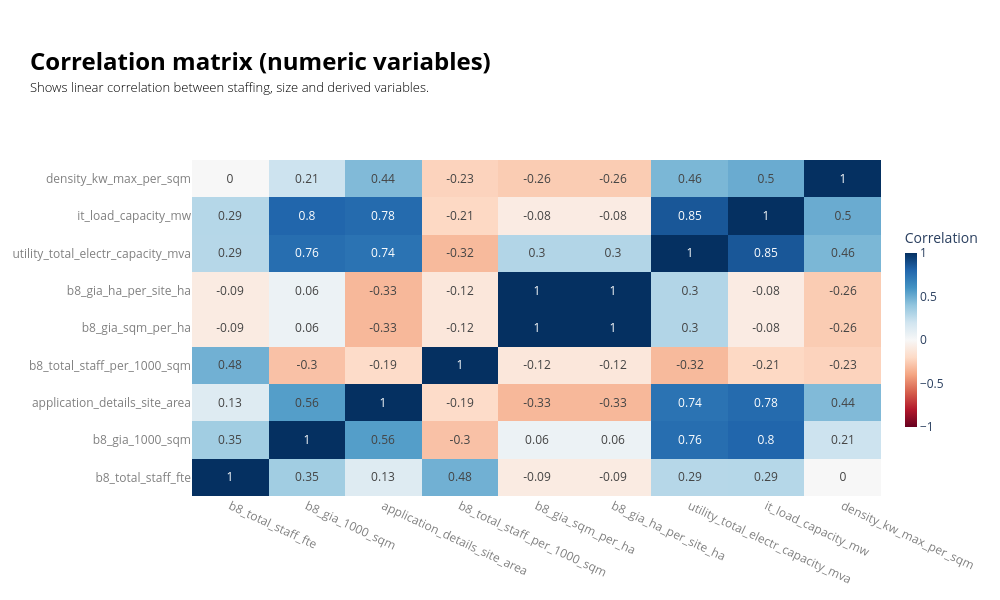

Notebook cell for this chart:
### Code cell
value_cols = ['b8_total_staff_fte', 'b8_gia_1000_sqm', 'application_details_site_area', 'b8_total_staff_per_1000_sqm', 'b8_gia_sqm_per_ha', 'b8_gia_ha_per_site_ha', "utility_total_electr_capacity_mva", "it_load_capacity_mw","density_kw_max_per_sqm"]
#________________________________________________________________________________________________________________________________________________
# Correlation matrix
corr_cols = value_cols

df = data_ldn_exstg[corr_cols].copy()
corr = df.corr(numeric_only=True)

fig = go.Figure(go.Heatmap(z=corr.values,x=corr.columns,y=corr.index,colorscale="RdBu",zmin=-1,zmax=1,
    text=corr.round(2).values,texttemplate="%{text}",hovertemplate="X: %{x}<br>Y: %{y}<br>Correlation: %{z:.2f}<extra></extra>",
    colorbar=dict( title="Correlation",len=0.65, thickness=12,x=1.02,),
))

fig.update_layout(
    width=1000,height=600,template="plotly_white",
    title=dict(
        text=(
            f"<br><span style='font-size:24px; font-weight:bold; color:{notes_colour}; display:block; margin-bottom:2px;'>"
            "Correlation matrix (numeric variables)"
            "</span><br>"
            f"<span style='font-size:13px; font-weight:300; color:{notes_colour}; display:block; margin-bottom:0px;'>"
            "Shows linear correlation between staffing, size and derived variables."
            "</span><br>"
        ),x=0.03,xanchor="left",y=0.92,yanchor="top",
    ),margin=dict(t=160),
)
fig.update_xaxes(tickangle=25, tickfont=dict(color=labels_colour), title_font=dict(color=labels_colour))
fig.update_yaxes(tickfont=dict(color=labels_colour), title_font=dict(color=labels_colour))
fig.show()

### Figure 1 — Plotly figure (JSON) as saved in the notebook; plotly's stock layout.template omitted (floating-point values rounded to 4 significant figures)
{"data": [{"colorbar": {"len": 0.65, "thickness": 12, "title": {"text": "Correlation"}, "x": 1.02}, "colorscale": [[0, "rgb(103,0,31)"], [0.1, "rgb(178,24,43)"], [0.2, "rgb(214,96,77)"], [0.3, "rgb(244,165,130)"], [0.4, "rgb(253,219,199)"], [0.5, "rgb(247,247,247)"], [0.6, "rgb(209,229,240)"], [0.7, "rgb(146,197,222)"], [0.8, "rgb(67,147,195)"], [0.9, "rgb(33,102,172)"], [1, "rgb(5,48,97)"]], "hovertemplate": "X: %{x}<br>Y: %{y}<br>Correlation: %{z:.2f}<extra></extra>", "text": [[1.0, 0.35, 0.13, 0.48, -0.09, -0.09, 0.29, 0.29, 0.0], [0.35, 1.0, 0.56, -0.3, 0.06, 0.06, 0.76, 0.8, 0.21], [0.13, 0.56, 1.0, -0.19, -0.33, -0.33, 0.74, 0.78, 0.44], [0.48, -0.3, -0.19, 1.0, -0.12, -0.12, -0.32, -0.21, -0.23], [-0.09, 0.06, -0.33, -0.12, 1.0, 1.0, 0.3, -0.08, -0.26], [-0.09, 0.06, -0.33, -0.12, 1.0, 1.0, 0.3, -0.08, -0.26], [0.29, 0.76, 0.74, -0.32, 0.3, 0.3, 1.0, 0.85, 0.46], [0.29, 0.8, 0.78, -0.21, -0.08, -0.08, 0.85, 1.0, 0.5], [0.0, 0.21, 0.44, -0.23, -0.26, -0.26, 0.46, 0.5, 1.0]], "texttemplate": "%{text}", "type": "heatmap", "x": ["b8_total_staff_fte", "b8_gia_1000_sqm", "application_details_site_area", "b8_total_staff_per_1000_sqm", "b8_gia_sqm_per_ha", "b8_gia_ha_per_site_ha", "utility_total_electr_capacity_mva", "it_load_capacity_mw", "density_kw_max_per_sqm"], "y": ["b8_total_staff_fte", "b8_gia_1000_sqm", "application_details_site_area", "b8_total_staff_per_1000_sqm", "b8_gia_sqm_per_ha", "b8_gia_ha_per_site_ha", "utility_total_electr_capacity_mva", "it_load_capacity_mw", "density_kw_max_per_sqm"], "z": [[1.0, 0.3524, 0.1295, 0.4825, -0.0861, -0.0861, 0.2867, 0.288, 0.0004371], [0.3524, 1.0, 0.5563, -0.2965, 0.05754, 0.05754, 0.7646, 0.8002, 0.2116], [0.1295, 0.5563, 1.0, -0.1901, -0.3299, -0.3299, 0.7401, 0.7783, 0.4424], [0.4825, -0.2965, -0.1901, 1.0, -0.1178, -0.1178, -0.3239, -0.2082, -0.23], [-0.0861, 0.05754, -0.3299, -0.1178, 1.0, 1.0, 0.297, -0.08437, -0.2569], [-0.0861, 0.05754, -0.3299, -0.1178, 1.0, 1.0, 0.297, -0.08437, -0.2569], [0.2867, 0.7646, 0.7401, -0.3239, 0.297, 0.297, 1.0, 0.854, 0.4578], [0.288, 0.8002, 0.7783, -0.2082, -0.08437, -0.08437, 0.854, 1.0, 0.5022], [0.0004371, 0.2116, 0.4424, -0.23, -0.2569, -0.2569, 0.4578, 0.5022, 1.0]], "zmax": 1, "zmin": -1}], "layout": {"height": 600, "margin": {"t": 160}, "title": {"text": "<br><span style='font-size:24px; font-weight:bold; color:black; display:block; margin-bottom:2px;'>Correlation matrix (numeric variables)</span><br><span style='font-size:13px; font-weight:300; color:black; display:block; margin-bottom:0px;'>Shows linear correlation between staffing, size and derived variables.</span><br>", "x": 0.03, "xanchor": "left", "y": 0.92, "yanchor": "top"}, "width": 1000, "xaxis": {"tickangle": 25, "tickfont": {"color": "grey"}, "title": {"font": {"color": "grey"}}}, "yaxis": {"tickfont": {"color": "grey"}, "title": {"font": {"color": "grey"}}}}}
